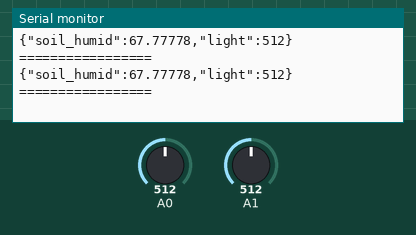
Recording of a sketch running on a simulated Arduino Uno, built with avr-gcc and run on an emulated ATmega328P. Parts: the last lines printed to the serial monitor. Inputs (shaded band) come from the test bench; at power-on: A0 = 512, A1 = 512.

Above: at 1.8 s.
1.9 s: A0 set to 716
At 2.8 s:
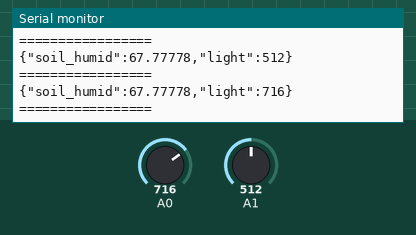
3.4 s: A1 set to 716
At 4.6 s:
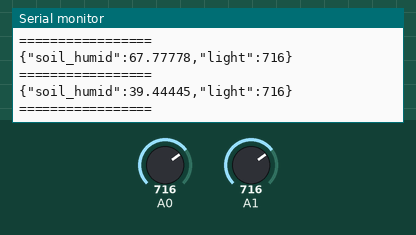
4.9 s: A0 set to 900
At 5.4 s:
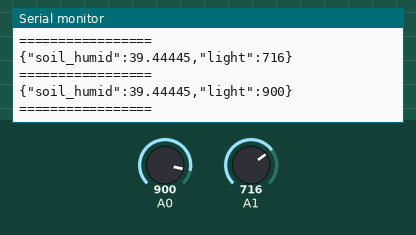
6.4 s: A1 set to 900
At 7.8 s:
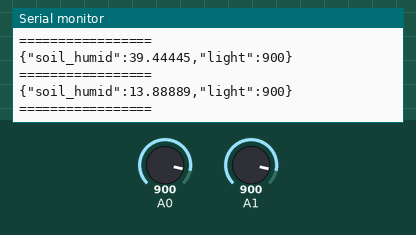
Timing chart, 0 to 8.9 s (numbered marks = the images above; inputs shaded):
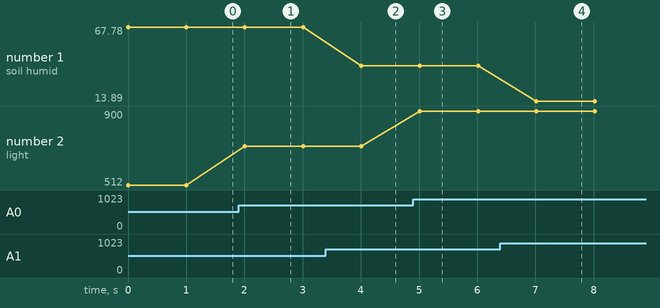

The sketch:

SoilHumiditySeonsorTEST.ino
```cpp
//토양센서의 A0를 아두이노의 A1에 연결하기
//공중에서 약 1000
//물속에서 280
#include <ArduinoJson.h>

float _MAX = 1000;
float _MIN = 280;
DynamicJsonDocument result_json(1024);

void setup() {
  Serial.begin(9600);
}

void loop() {

  float Soil_moisture = analogRead(A1);
  int light = analogRead(A0);
  float humidity_rate = 100-((Soil_moisture-_MIN)/(_MAX-_MIN))*100;

  result_json["soil_humid"] = humidity_rate;
  result_json["light"] = light;

  serializeJson(result_json, Serial);
  Serial.println("\n=================");
  delay(1000);

}
```

Measured:
- after the input at 1.9 s, the serial monitor: prints a new line after 0.11 s (image 1)
- after the input at 3.4 s, the serial monitor: prints a new line after 0.61 s (image 2)
- after the input at 4.9 s, the serial monitor: prints a new line after 0.11 s (image 3)
- after the input at 6.4 s, the serial monitor: prints a new line after 0.62 s (image 4)
- plotted number 1: 67.78 → 39.44 after the input at 3.4 s, 39.44 → 13.89 after the input at 6.4 s
- plotted number 2: 512 → 716 after the input at 1.9 s, 716 → 900 after the input at 4.9 s
